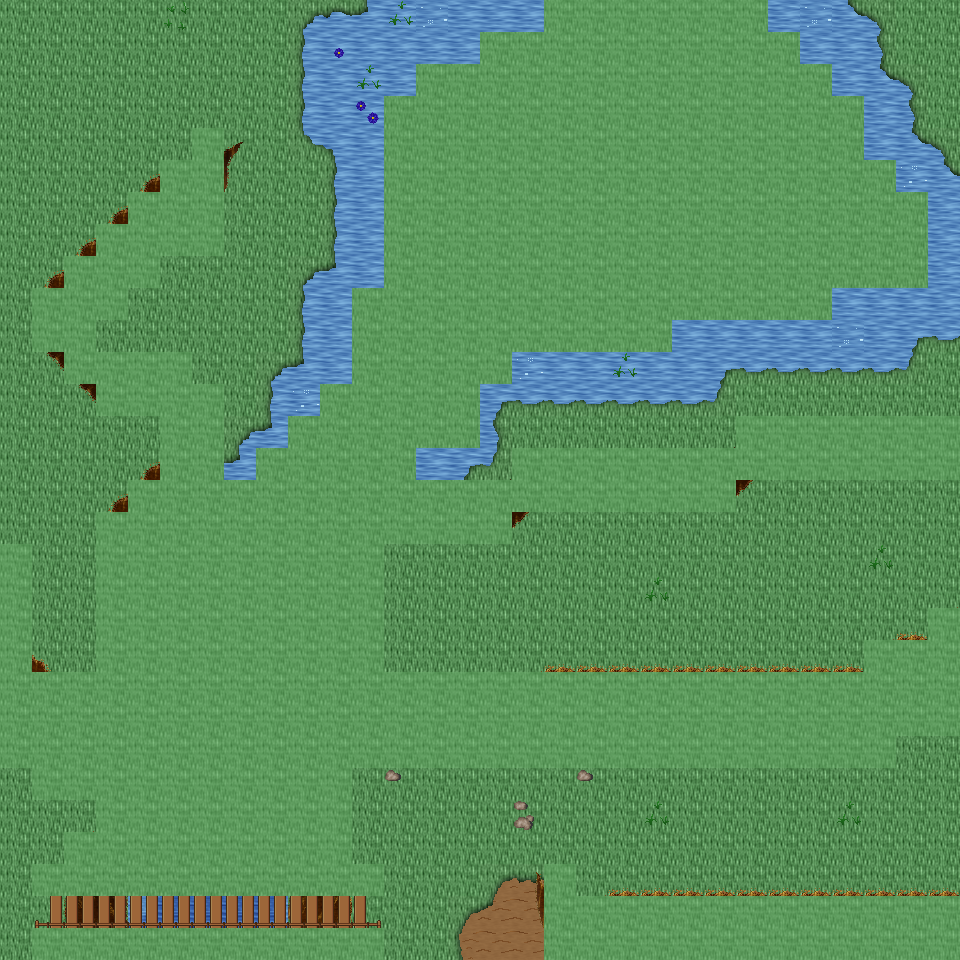

Tiled map render using the project's own tile images. Description and the map definition, with tile-layer contents summarised, below:
An orthogonal 30x30 tile map with 32x32 px tiles, 6 tile layers (Ground, Object, Object2, Above, ...), 45 tilesets and 9 objects (9x mapExit).

<map version="1.0" orientation="orthogonal" renderorder="right-down" width="30" height="30" tilewidth="32" tileheight="32" nextobjectid="10">
  <tileset firstgid="1" name="tileset_ground_ground" tilewidth="32" tileheight="32" tilecount="33" columns="3">
    <image source="../drawable/tileset_ground_ground.png" width="96" height="352" />
  </tileset>
  <tileset firstgid="34" name="tileset_building_castle" tilewidth="32" tileheight="32" tilecount="320" columns="20">
    <image source="../drawable/tileset_building_castle.png" width="640" height="512" />
  </tileset>
  <tileset firstgid="354" name="tileset_ground_water_pool" tilewidth="32" tileheight="32" tilecount="72" columns="3">
    <image source="../drawable/tileset_ground_water_pool.png" width="96" height="768" />
  </tileset>
  <tileset firstgid="426" name="tileset_ground_ridge_earth_dark" tilewidth="32" tileheight="32" tilecount="96" columns="12">
    <image source="../drawable/tileset_ground_ridge_earth_dark.png" width="384" height="256" />
  </tileset>
  <tileset firstgid="522" name="tileset_ground_grass_edges" tilewidth="32" tileheight="32" tilecount="36" columns="12">
    <image source="../drawable/tileset_ground_grass_edges.png" width="384" height="96" />
  </tileset>
  <tileset firstgid="558" name="tileset_ground_earth_edges" tilewidth="32" tileheight="32" tilecount="18" columns="6">
    <image source="../drawable/tileset_ground_earth_edges.png" width="192" height="96" />
  </tileset>
  <tileset firstgid="576" name="tileset_ground_grass_corners" tilewidth="32" tileheight="32" tilecount="24" columns="6">
    <image source="../drawable/tileset_ground_grass_corners.png" width="192" height="128" />
  </tileset>
  <tileset firstgid="600" name="tileset_plant_stump_stump_green" tilewidth="32" tileheight="32" tilecount="4" columns="2">
    <image source="../drawable/tileset_plant_stump_stump_green.png" width="64" height="64" />
  </tileset>
  <tileset firstgid="604" name="tileset_item_pot_barrel" tilewidth="32" tileheight="32" tilecount="2" columns="1">
    <image source="../drawable/tileset_item_pot_barrel.png" width="32" height="64" />
  </tileset>
  <tileset firstgid="606" name="tileset_ground_rock_rocks_2" tilewidth="32" tileheight="32" tilecount="4" columns="2">
    <image source="../drawable/tileset_ground_rock_rocks_2.png" width="64" height="64" />
  </tileset>
  <tileset firstgid="610" name="tileset_ground_ladder_horizontal_dark" tilewidth="32" tileheight="32" tilecount="3" columns="1">
    <image source="../drawable/tileset_ground_ladder_horizontal_dark.png" width="32" height="96" />
  </tileset>
  <tileset firstgid="613" name="tileset_plant_grasses" tilewidth="32" tileheight="32" tilecount="6" columns="3">
    <image source="../drawable/tileset_plant_grasses.png" width="96" height="64" />
  </tileset>
  <tileset firstgid="619" name="tileset_plant_tree_tree_green" tilewidth="32" tileheight="32" tilecount="88" columns="8">
    <image source="../drawable/tileset_plant_tree_tree_green.png" width="256" height="352" />
  </tileset>
  <tileset firstgid="707" name="tileset_ground_water_waterfall" tilewidth="32" tileheight="32" tilecount="120" columns="8">
    <image source="../drawable/tileset_ground_water_waterfall.png" width="256" height="480" />
  </tileset>
  <tileset firstgid="827" name="tileset_plant_flower_daisy_white" tilewidth="32" tileheight="32" tilecount="8" columns="2">
    <image source="../drawable/tileset_plant_flower_daisy_white.png" width="64" height="128" />
  </tileset>
  <tileset firstgid="835" name="tileset_plant_flower_daisy_red" tilewidth="32" tileheight="32" tilecount="8" columns="2">
    <image source="../drawable/tileset_plant_flower_daisy_red.png" width="64" height="128" />
  </tileset>
  <tileset firstgid="843" name="tileset_ground_rock_pebbles" tilewidth="32" tileheight="32" tilecount="3" columns="1">
    <image source="../drawable/tileset_ground_rock_pebbles.png" width="32" height="96" />
  </tileset>
  <tileset firstgid="846" name="tileset_plant_flower_daisy_yellow" tilewidth="32" tileheight="32" tilecount="8" columns="2">
    <image source="../drawable/tileset_plant_flower_daisy_yellow.png" width="64" height="128" />
  </tileset>
  <tileset firstgid="854" name="tileset_building_decoration_longhorn_skull" tilewidth="32" tileheight="32" tilecount="6" columns="3">
    <image source="../drawable/tileset_building_decoration_longhorn_skull.png" width="96" height="64" />
  </tileset>
  <tileset firstgid="860" name="tileset_furniture_light_flames" tilewidth="32" tileheight="32" tilecount="6" columns="6">
    <image source="../drawable/tileset_furniture_light_flames.png" width="192" height="32" />
  </tileset>
  <tileset firstgid="866" name="tileset_plant_stump_stump_brown" tilewidth="32" tileheight="32" tilecount="4" columns="2">
    <image source="../drawable/tileset_plant_stump_stump_brown.png" width="64" height="64" />
  </tileset>
  <tileset firstgid="870" name="tileset_building_decoration_rocks_2" tilewidth="32" tileheight="32" tilecount="2" columns="1">
    <image source="../drawable/tileset_building_decoration_rocks_2.png" width="32" height="64" />
  </tileset>
  <tileset firstgid="872" name="tileset_plant_flower_daisy_blue" tilewidth="32" tileheight="32" tilecount="8" columns="2">
    <image source="../drawable/tileset_plant_flower_daisy_blue.png" width="64" height="128" />
  </tileset>
  <tileset firstgid="880" name="tileset_building_fence_fence_chunky" tilewidth="32" tileheight="32" tilecount="21" columns="3">
    <image source="../drawable/tileset_building_fence_fence_chunky.png" width="96" height="224" />
  </tileset>
  <tileset firstgid="901" name="tileset_ground_water_water_bubbles" tilewidth="32" tileheight="32" tilecount="32" columns="8">
    <image source="../drawable/tileset_ground_water_water_bubbles.png" width="256" height="128" />
  </tileset>
  <tileset firstgid="933" name="tileset_item_statue_grey_stone" tilewidth="32" tileheight="32" tilecount="4" columns="2">
    <image source="../drawable/tileset_item_statue_grey_stone.png" width="64" height="64" />
  </tileset>
  <tileset firstgid="937" name="tileset_plant_tree_tree_darkgreen" tilewidth="32" tileheight="32" tilecount="88" columns="8">
    <image source="../drawable/tileset_plant_tree_tree_darkgreen.png" width="256" height="352" />
  </tileset>
  <tileset firstgid="1025" name="tileset_logic_creature_animal" tilewidth="32" tileheight="32" tilecount="32" columns="8">
    <image source="../drawable/tileset_logic_creature_animal.png" width="256" height="128" />
  </tileset>
  <tileset firstgid="1057" name="tileset_logic_creature_rodent" tilewidth="32" tileheight="32" tilecount="8" columns="8">
    <image source="../drawable/tileset_logic_creature_rodent.png" width="256" height="32" />
  </tileset>
  <tileset firstgid="1065" name="tileset_logic_portal" tilewidth="32" tileheight="32" tilecount="24" columns="8">
    <image source="../drawable/tileset_logic_portal.png" width="256" height="96" />
  </tileset>
  <tileset firstgid="1089" name="tileset_logic_item_mushroom" tilewidth="32" tileheight="32" tilecount="6" columns="6">
    <image source="../drawable/tileset_logic_item_mushroom.png" width="192" height="32" />
  </tileset>
  <tileset firstgid="1095" name="tileset_logic_collision" tilewidth="32" tileheight="32" tilecount="1" columns="1">
    <image source="../drawable/tileset_logic_collision.png" width="32" height="32" />
  </tileset>
  <tileset firstgid="1096" name="tileset_logic_creature_human_little" tilewidth="32" tileheight="32" tilecount="2" columns="2">
    <image source="../drawable/tileset_logic_creature_human_little.png" width="64" height="32" />
  </tileset>
  <tileset firstgid="1098" name="tileset_logic_creature_fairy" tilewidth="32" tileheight="32" tilecount="4" columns="4">
    <image source="../drawable/tileset_logic_creature_fairy.png" width="128" height="32" />
  </tileset>
  <tileset firstgid="1102" name="tileset_logic_item_herb" tilewidth="32" tileheight="32" tilecount="5" columns="5">
    <image source="../drawable/tileset_logic_item_herb.png" width="160" height="32" />
  </tileset>
  <tileset firstgid="1107" name="tileset_object_suspension_bridge" tilewidth="32" tileheight="32" tilecount="24" columns="3">
    <image source="../drawable/tileset_object_suspension_bridge.png" width="96" height="256" />
  </tileset>
  <tileset firstgid="1131" name="tileset_logic_creature_farm_animal" tilewidth="32" tileheight="32" tilecount="16" columns="8">
    <image source="../drawable/tileset_logic_creature_farm_animal.png" width="256" height="64" />
  </tileset>
  <tileset firstgid="1147" name="tileset_ground_green_paving" tilewidth="32" tileheight="32" tilecount="18" columns="3">
    <image source="../drawable/tileset_ground_green_paving.png" width="96" height="192" />
  </tileset>
  <tileset firstgid="1165" name="tileset_logic_protection" tilewidth="32" tileheight="32" tilecount="2" columns="2">
    <image source="../drawable/tileset_logic_protection.png" width="64" height="32" />
  </tileset>
  <tileset firstgid="1167" name="tileset_light_light_5x5" tilewidth="32" tileheight="32" tilecount="25" columns="5">
    <image source="../drawable/tileset_light_light_5x5.png" width="160" height="160" />
  </tileset>
  <tileset firstgid="1192" name="tileset_light_door_light" tilewidth="32" tileheight="32" tilecount="12" columns="3">
    <image source="../drawable/tileset_light_door_light.png" width="96" height="128" />
  </tileset>
  <tileset firstgid="1204" name="tileset_building_huts" tilewidth="32" tileheight="32" tilecount="338" columns="26">
    <image source="../drawable/tileset_building_huts.png" width="832" height="416" />
  </tileset>
  <tileset firstgid="1542" name="tileset_building_chimney_smoke" tilewidth="32" tileheight="32" tilecount="40" columns="4">
    <image source="../drawable/tileset_building_chimney_smoke.png" width="128" height="320" />
  </tileset>
  <tileset firstgid="1582" name="tileset_plant_tree_chestnut_tree" tilewidth="32" tileheight="32" tilecount="20" columns="4">
    <image source="../drawable/tileset_plant_tree_chestnut_tree.png" width="128" height="160" />
  </tileset>
  <tileset firstgid="1602" name="tileset_logic_creature_troll" tilewidth="32" tileheight="32" tilecount="4" columns="4">
    <image source="../drawable/tileset_logic_creature_troll.png" width="128" height="32" />
  </tileset>
  <layer name="Ground" width="30" height="30">
    <data>[900 cells, 877 non-empty, 13 distinct tile ids]</data>
  </layer>
  <layer name="Object" width="30" height="30">
    <data>[900 cells, 342 non-empty, 83 distinct tile ids]</data>
  </layer>
  <layer name="Object2" width="30" height="30">
    <data>[900 cells, 94 non-empty, 33 distinct tile ids]</data>
  </layer>
  <layer name="Above" width="30" height="30">
    <data>[900 cells, 28 non-empty, 7 distinct tile ids]</data>
  </layer>
  <layer name="Above2" width="30" height="30">
    <data>[900 cells, 0 non-empty, 0 distinct tile ids]</data>
  </layer>
  <layer name="Walkable" width="30" height="30">
    <data>[900 cells, 464 non-empty, 1 distinct tile ids]</data>
  </layer>
  <objectgroup name="MapEvents">
    <object id="1" name="north" type="mapExit" x="0" y="0" width="544" height="32">
      <properties>
        <property name="map" value="level_0_x105_y94" />
        <property name="x" value="0" />
        <property name="y" value="28" />
      </properties>
    </object>
    <object id="2" name="north2" type="mapExit" x="768" y="0" width="192" height="32">
      <properties>
        <property name="map" value="level_0_x105_y94" />
        <property name="x" value="24" />
        <property name="y" value="28" />
      </properties>
    </object>
    <object id="3" name="south" type="mapExit" x="0" y="928" width="32" height="32">
      <properties>
        <property name="map" value="level_0_x105_y96" />
        <property name="x" value="0" />
        <property name="y" value="1" />
      </properties>
    </object>
    <object id="4" name="south2" type="mapExit" x="384" y="928" width="160" height="32">
      <properties>
        <property name="map" value="level_0_x105_y96" />
        <property name="x" value="12" />
        <property name="y" value="1" />
      </properties>
    </object>
    <object id="5" name="west" type="mapExit" x="0" y="0" width="32" height="544">
      <properties>
        <property name="map" value="level_0_x104_y95" />
        <property name="x" value="28" />
        <property name="y" value="0" />
      </properties>
    </object>
    <object id="6" name="west2" type="mapExit" x="0" y="768" width="32" height="192">
      <properties>
        <property name="map" value="level_0_x104_y95" />
        <property name="x" value="28" />
        <property name="y" value="24" />
      </properties>
    </object>
    <object id="7" name="east" type="mapExit" x="928" y="0" width="32" height="416">
      <properties>
        <property name="map" value="level_0_x106_y95" />
        <property name="x" value="1" />
        <property name="y" value="0" />
      </properties>
    </object>
    <object id="8" name="east2" type="mapExit" x="928" y="480" width="32" height="128">
      <properties>
        <property name="map" value="level_0_x106_y95" />
        <property name="x" value="1" />
        <property name="y" value="15" />
      </properties>
    </object>
    <object id="9" name="east3" type="mapExit" x="928" y="736" width="32" height="160">
      <properties>
        <property name="map" value="level_0_x106_y95" />
        <property name="x" value="1" />
        <property name="y" value="23" />
      </properties>
    </object>
  </objectgroup>
</map>
